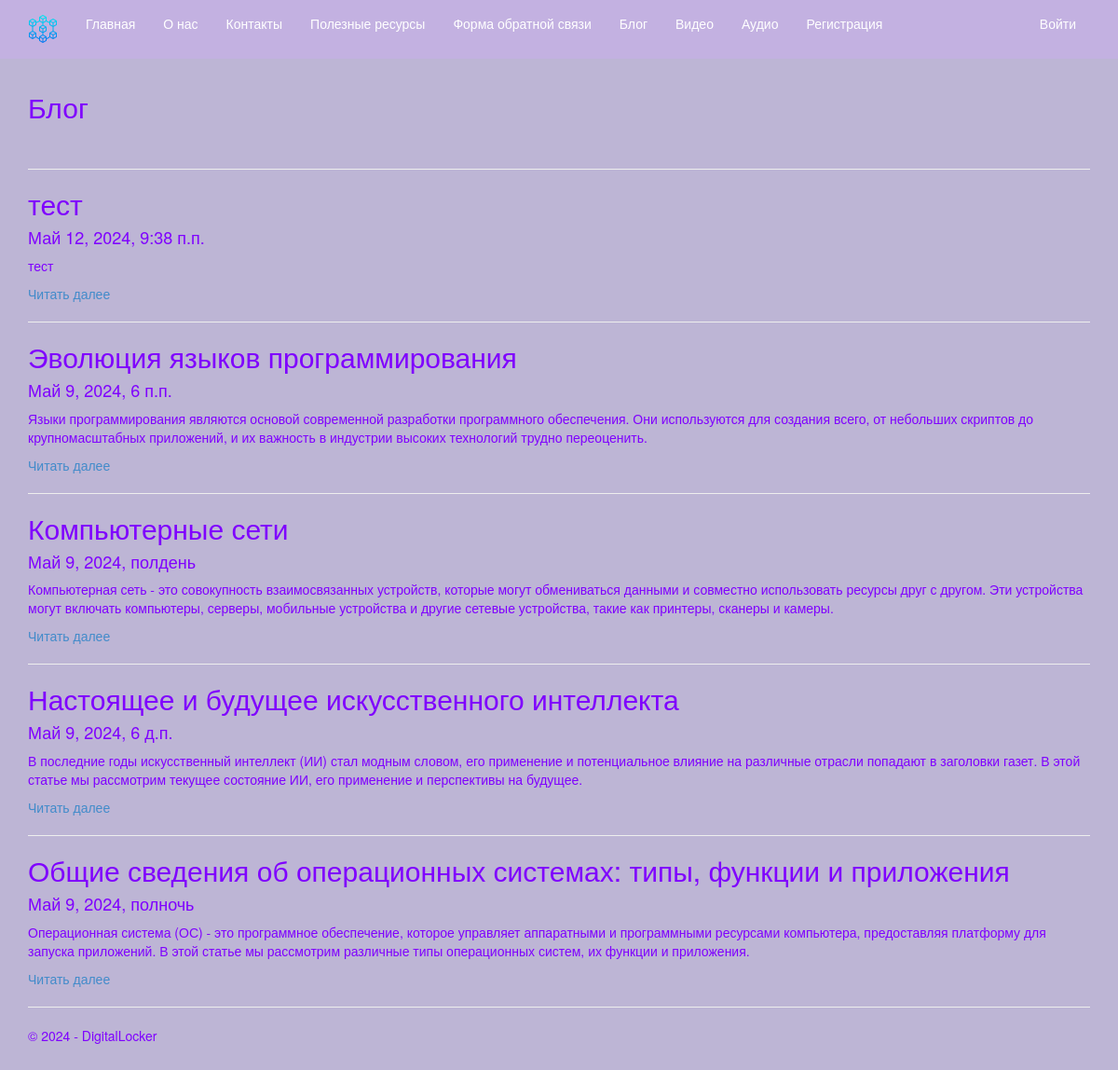
Screenshot of /blog/ with the database file from the repository.
### app/models.py (models this page shows, shortened)
class Blog(models.Model):
    title = models.CharField(max_length = 100, unique_for_date = "posted", verbose_name = "Заголовок")
    description = models.TextField(verbose_name = "Краткое содержание")
    content = models.TextField(verbose_name = "Полное содержание")
    author = models.ForeignKey(User, null=True, blank=True, on_delete = models.SET_NULL, verbose_name = "Автор")
    posted = models.DateTimeField(default=timezone.now, db_index = True, verbose_name = "Опубликована")
    image = models.FileField(default='temp.jpg', verbose_name='Путь к картинке')
    class Meta:
        db_table = "Posts" # имя таблицы для модели
        ordering = ["-posted"] # порядок сортировки данных в модели ("-" означает по убыванию)
        verbose_name = "статья блога" # имя, под которым модель будет отображаться в административном разделе (для одной статьи блога)
        verbose_name_plural = "статьи блога" # тоже для всех статей блога

### app/views.py (the view)
# urls.py: path('blog/', views.blog, name='blog'),
def blog(request):
        assert isinstance(request, HttpRequest)
        posts = Blog.objects.all() # запрос на выбор всех статей блога из модели
        return render(request, 'app/blog.html',
        {
            'title':'Блог',
            'posts': posts, # передача списка статей в шаблон веб-страницы
            'year':datetime.now().year,
        }
        )

### app/templates/app/blog.html
{% extends "app/layout.html" %}
{% block content %}
<h2>{{ title }}</h2>
<br />
{% for post in posts %}
<hr />
<div class="">
    <h2> {{post.title}} </h2>
    <h4> {{post.posted}} </h4>
    <p> {{post.description}} </p>
    <p><a href="{% url 'blogpost' parametr=post.id %}"> Читать далее </a> </p>
</div>
{% endfor %}
{% endblock %}

### app/templates/app/layout.html (shortened to what this page needs)
<!DOCTYPE html>
<html>
<head>
    {% load staticfiles %}
    <link rel="stylesheet" type="text/css" href="{% static 'app/content/site.css' %}" />
    <link rel="stylesheet" type="text/css" href="{% static 'app/content/bootstrap.css' %}" />
</head>
<body>
    <div class="navbar navbar-inverse navbar-fixed-top">
        <div class="container">
            <div class="navbar-header">
                <a href="/" class="navbar-brand"> <img src="{% static 'app/content/blockchain.png' %}" alt="logo" /> </a>
            </div>
            <div class="navbar-collapse collapse">
                <ul class="nav navbar-nav">
                    <li><a href="{% url 'home' %}">Главная</a></li>
                    <li><a href="{% url 'about' %}">О нас</a></li>
                    <li><a href="{% url 'contact' %}">Контакты</a></li>
                    <li><a href="{% url 'resources' %}">Полезные ресурсы</a></li>
                    <li><a href="{% url 'feedback' %}">Форма обратной связи</a></li>
                    <li><a href="{% url 'blog' %}">Блог</a></li>
                    <li><a href="{% url 'videopost' %}">Видео</a></li>
                    <li><a href="{% url 'audio' %}">Аудио</a></li>
                    {% if not user.is_authenticated %}
                    <li><a href="{% url 'registration' %}">Регистрация</a></li>
                    {% endif %}
                </ul>
                {% include 'app/loginpartial.html' %}
            </div>
        </div>
    </div>
    <div class="container body-content">
{% block content %}{% endblock %}
        <hr/>
        <footer>
            <p>&copy; {{ year }} - DigitalLocker</p>
        </footer>
    </div>
</body>
</html>

### app/templates/app/loginpartial.html
{% if user.is_authenticated %}
<form id="logoutForm" action="/logout/" method="post" class="navbar-right">
    {% csrf_token %}
    <ul class="nav navbar-nav navbar-right">
        <li><span class="navbar-brand">Привет {{ user.username }}!</span></li>
        <li><a href="javascript:document.getElementById('logoutForm').submit()">Выйти</a></li>
    </ul>
</form>
{% else %}
<ul class="nav navbar-nav navbar-right">
    <li><a href="{% url 'login' %}">Войти</a></li>
</ul>
{% endif %}

### app/static/app/content/site.css (style rules this page uses)
body { padding-top: 70px; padding-bottom: 20px; color: #7F00FF; background-color: #CCCCFF; }
.body-content { padding-left: 15px; padding-right: 15px; }

### rows the page displays
Blog: title "тест", posted "Май 12, 2024, 9:38 п.п.", description "тест"
Blog: title "Эволюция языков программирования", posted "Май 9, 2024, 6 п.п.", description "Языки программирования являются основой современной разработки программного обеспечения. Они используются для создания всего, от небольших скриптов до крупномасштабных приложений, и их важность в индустрии высоких технологий трудно переоценить."
Blog: title "Компьютерные сети", posted "Май 9, 2024, полдень", description "Компьютерная сеть - это совокупность взаимосвязанных устройств, которые могут обмениваться данными и совместно использовать ресурсы друг с другом. Эти устройства могут включать компьютеры, серверы, мобильные устройства и другие сетевые устройства, такие как принтеры, сканеры и камеры."
Blog: title "Настоящее и будущее искусственного интеллекта", posted "Май 9, 2024, 6 д.п.", description "В последние годы искусственный интеллект (ИИ) стал модным словом, его применение и потенциальное влияние на различные отрасли попадают в заголовки газет. В этой статье мы рассмотрим текущее состояние ИИ, его применение и перспективы на будущее."
Blog: title "Общие сведения об операционных системах: типы, функции и приложения", posted "Май 9, 2024, полночь", description "Операционная система (ОС) - это программное обеспечение, которое управляет аппаратными и программными ресурсами компьютера, предоставляя платформу для запуска приложений. В этой статье мы рассмотрим различные типы операционных систем, их функции и приложения."

### other values shown
{{ title }} "Блог"
